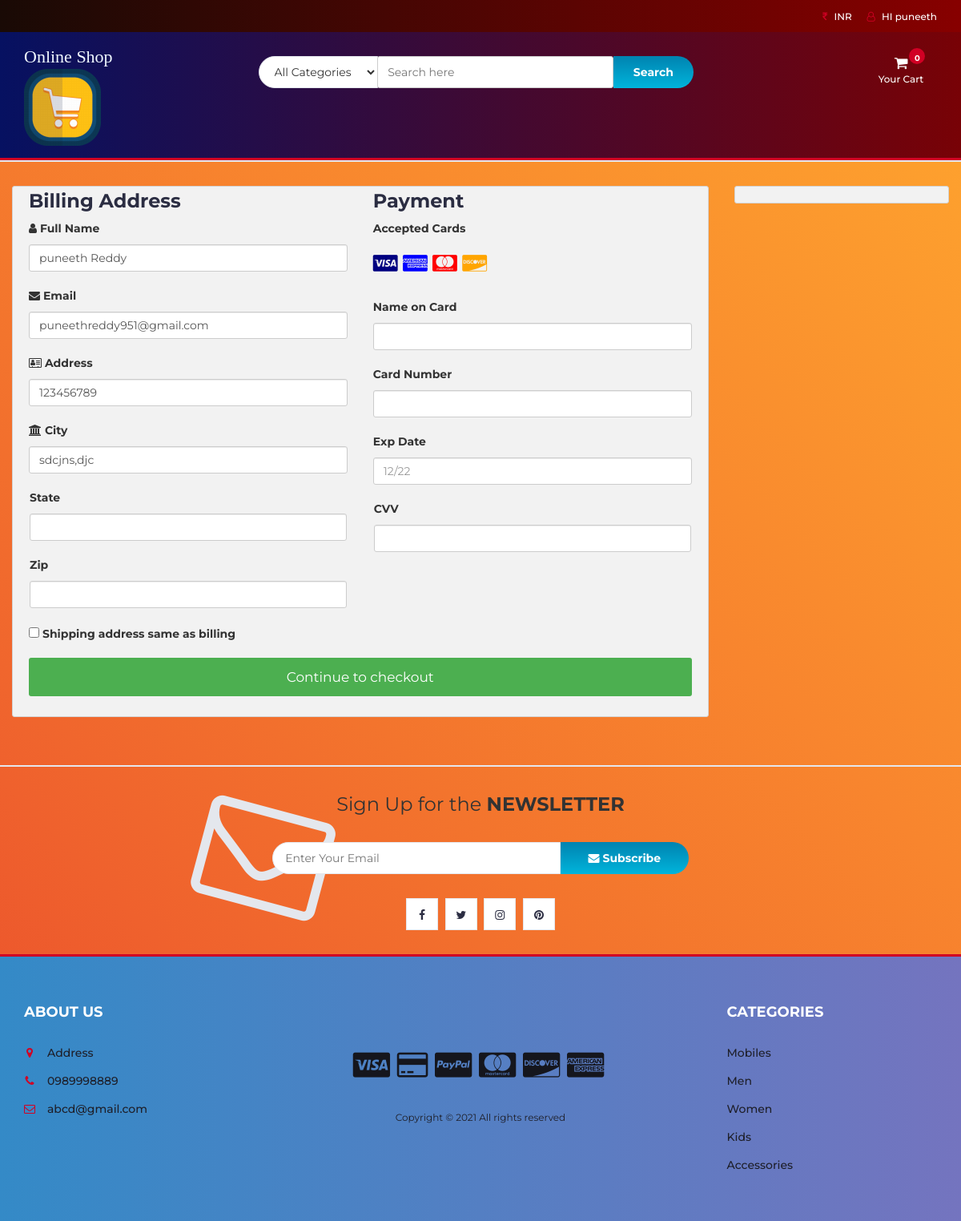
The page /checkout.php (signed in) on the database its author committed.
### tables this page shows
CREATE TABLE `user_info` (
  `user_id` int(10) NOT NULL,
  `first_name` varchar(100) NOT NULL,
  `last_name` varchar(100) NOT NULL,
  `email` varchar(300) NOT NULL,
  `password` varchar(300) NOT NULL,
  `mobile` varchar(10) NOT NULL,
  `address1` varchar(300) NOT NULL,
  `address2` varchar(11) NOT NULL
);

### checkout.php (the view, shortened to what this page needs)
<?php
include "db.php";
include "header.php";
?>
<section class="section">
	<div class="container-fluid">
		<div class="row-checkout">
		<?php
		if(isset($_SESSION["uid"])){
			$sql = "SELECT * FROM user_info WHERE user_id='$_SESSION[uid]'";
			$query = mysqli_query($con,$sql);
			$row=mysqli_fetch_array($query);
		echo'
			<div class="col-75">
				<div class="container-checkout">
				<form id="checkout_form" action="checkout_process.php" method="POST" class="was-validated">
					<div class="row-checkout">
					<div class="col-50">
						<h3>Billing Address</h3>
						<label for="fname"><i class="fa fa-user" ></i> Full Name</label>
						<input type="text" id="fname" class="form-control" name="firstname" pattern="^[a-zA-Z ]+$"  value="'.$row["first_name"].' '.$row["last_name"].'">
						<label for="email"><i class="fa fa-envelope"></i> Email</label>
						<input type="text" id="email" name="email" class="form-control" pattern="^[_a-z0-9-]+(\.[_a-z0-9-]+)*@[a-z0-9]+(\.[a-z]{2,4})$" value="'.$row["email"].'" required>
						<label for="adr"><i class="fa fa-address-card-o"></i> Address</label>
						<input type="text" id="adr" name="address" class="form-control" value="'.$row["address1"].'" required>
						<label for="city"><i class="fa fa-institution"></i> City</label>
						<input type="text" id="city" name="city" class="form-control" value="'.$row["address2"].'" pattern="^[a-zA-Z ]+$" required>
						<div class="row">
						<div class="col-50">
							<label for="state">State</label>
							<input type="text" id="state" name="state" class="form-control" pattern="^[a-zA-Z ]+$" required>
						</div>
						<div class="col-50">
							<label for="zip">Zip</label>
							<input type="text" id="zip" name="zip" class="form-control" pattern="^[0-9]{6}(?:-[0-9]{4})?$" required>
						</div>
						</div>
					</div>
					<div class="col-50">
						<h3>Payment</h3>
						<label for="fname">Accepted Cards</label>
						<div class="icon-container">
						<i class="fa fa-cc-visa" style="color:navy;"></i>
						<i class="fa fa-cc-amex" style="color:blue;"></i>
						<i class="fa fa-cc-mastercard" style="color:red;"></i>
						<i class="fa fa-cc-discover" style="color:orange;"></i>
						</div>
						<label for="cname">Name on Card</label>
						<input type="text" id="cname" name="cardname" class="form-control" pattern="^[a-zA-Z ]+$" required>
						<div class="form-group" id="card-number-field">
                        <label for="cardNumber">Card Number</label>
                        <input type="text" class="form-control" id="cardNumber" name="cardNumber" required>
                    </div>
						<label for="expdate">Exp Date</label>
						<input type="text" id="expdate" name="expdate" class="form-control" pattern="^((0[1-9])|(1[0-2]))\/(\d{2})$" placeholder="12/22"required>
						<div class="row">
						<div class="col-50">
							<div class="form-group CVV">
								<label for="cvv">CVV</label>
								<input type="text" class="form-control" name="cvv" id="cvv" required>
						</div>
						</div>
					</div>
					</div>
					</div>
					<label><input type="CHECKBOX" name="q" class="roomselect" value="conform" required> Shipping address same as billing
					</label>';
					$total=0;
					$total_count=$_POST['total_count'];
				echo'
				<input type="hidden" name="total_count" value="'.$total_count.'">
					<input type="hidden" name="total_price" value="'.$total.'">
					<input type="submit" id="submit" value="Continue to checkout" class="checkout-btn">
				</form>
				</div>
			</div>
			';
		}else{
			echo"<script>window.location.href = 'cart.php'</script>";
		}
		?>
			<div class="col-25">
				<div class="container-checkout">
				</div>
			</div>
		</div>
	</div>
</section>
		<div id="newsletter" class="section">
			<div class="container">
				<div class="row">
					<div class="col-md-12">
						<div class="newsletter">
							<p>Sign Up for the <strong>NEWSLETTER</strong></p>
							<form >
								<input class="input" type="email" placeholder="Enter Your Email">
								<button class="newsletter-btn"><i class="fa fa-envelope"></i> Subscribe</button>
							</form>
							<ul class="newsletter-follow">
								<li>
									<a href="#"><i class="fa fa-facebook"></i></a>
								</li>
								<li>
									<a href="#"><i class="fa fa-twitter"></i></a>
								</li>
								<li>
									<a href="#"><i class="fa fa-instagram"></i></a>
								</li>
								<li>
									<a href="#"><i class="fa fa-pinterest"></i></a>
								</li>
							</ul>
						</div>
					</div>
				</div>
			</div>
		</div>
<?php
include "footer.php";
?>

### header.php (shortened to what this page needs)
<!DOCTYPE html>
<html lang="en">
<head>
	<link type="text/css" rel="stylesheet" href="css/bootstrap.min.css" />
	<link type="text/css" rel="stylesheet" href="css/slick.css" />
	<link type="text/css" rel="stylesheet" href="css/slick-theme.css" />
	<link type="text/css" rel="stylesheet" href="css/nouislider.min.css" />
	<link rel="stylesheet" href="css/font-awesome.min.css">
	<link type="text/css" rel="stylesheet" href="css/style.css" />
	<link type="text/css" rel="stylesheet" href="css/accountbtn.css" />
</head>
<body>
	<header>
		<div id="top-header">
			<div class="container">
				<ul class="header-links pull-right">
					<li><a href="#"><i class="fa fa-inr"></i> INR</a></li>
					<li><?php
						include "db.php";
						if (isset($_SESSION["uid"])) {
							$sql = "SELECT first_name FROM user_info WHERE user_id='$_SESSION[uid]'";
							$query = mysqli_query($con, $sql);
							$row = mysqli_fetch_array($query);
							echo '
                               <div class="dropdownn">
                                  <a href="#" class="dropdownn" data-toggle="modal" data-target="#myModal" ><i class="fa fa-user-o"></i> HI ' . $row["first_name"] . '</a>
                                  <div class="dropdownn-content">
                                    <a href="" data-toggle="modal" data-target="#profile"><i class="fa fa-user-circle" aria-hidden="true" ></i>My Profile</a>
                                    <a href="logout.php"  ><i class="fa fa-sign-in" aria-hidden="true"></i>Log out</a>
                                  </div>
                                </div>';
						}
						?>
					</li>
				</ul>
			</div>
		</div>
		<div id="header">
			<div class="container">
				<div class="row">
					<div class="col-md-3">
						<div class="header-logo">
							<a href="index.php" class="logo">
								<font style="font-style:normal; font-size: 22px;color: aliceblue;font-family: serif">
									Online Shop
								</font>
								<img src="./img/logohome.png" alt="logo" width="96" height="96" />
							</a>
						</div>
					</div>
					<div class="col-md-6">
						<div class="header-search">
							<form>
								<select class="input-select">
									<option value="0">All Categories</option>
								</select>
								<input class="input" id="search" type="text" placeholder="Search here">
								<button type="submit" id="search_btn" class="search-btn">Search</button>
							</form>
						</div>
					</div>
					<div class="col-md-3 clearfix">
						<div class="header-ctn">
							<div class="dropdown">
								<a class="dropdown-toggle" data-toggle="dropdown" aria-expanded="true">
									<i class="fa fa-shopping-cart"></i>
									<span>Your Cart</span>
									<div class="badge qty">0</div>
								</a>
							</div>
						</div>
					</div>
				</div>
			</div>
		</div>
	</header>
	<nav id='navigation'>
	</nav>
</body>

### css/style.css (style rules this page uses)
body { font-family: 'Montserrat', sans-serif; font-weight: 400; background-image: linear-gradient(-134deg, #FFA62E 0%, #FB962E 20%, #F8852E 40%, #F3742D 60%, #EF612D 80%, #EA4D2C 100%); }
h1, h2, h3, h4, h5, h6 { color: #2B2D42; font-weight: 700; margin: 0 0 10px; }
a { color: #2B2D42; font-weight: 500; -webkit-transition: 0.2s color; transition: 0.2s color; }
ul, ol { margin: 0; padding: 0; list-style: none }
.input { height: 40px; padding: 0px 15px; border: 1px solid #E4E7ED; background-color: #FFF; width: 100%; }
.input-select { padding: 0px 15px; background: #FFF; border: 1px solid #E4E7ED; height: 40px; }
.section { padding-top: 30px; padding-bottom: 30px; }
#top-header { padding-top: 10px; padding-bottom: 10px; background-color: #1E1F29; }
.header-links li { display: inline-block; margin-right: 15px; font-size: 12px; }
.header-links li:last-child { margin-right: 0px; }
.header-links li a { color: #FFF; }
.header-links li i { color: #D10024; margin-right: 5px; }
#header { padding-top: 15px; padding-bottom: 15px; background-image: linear-gradient(-135deg, #FF6CAB 0%, #F660BC 10%, #EC53CD 20%, #E045DE 30%, #D335EE 40%, #C323FF 50%, #B53AFF 60%, #A749FF 70%, #9854FF 80%, #865EFF 90%, #7366FF 100%); }
.header-logo { float: left; }
.header-logo .logo img { display: block; }
.header-search { padding: 15px 0px; }
.header-search form { position: relative; }
.header-search form .input-select { margin-right: -4px; border-radius: 40px 0px 0px 40px; }
.header-search form .input { width: calc(100% - 260px); margin-right: -4px; }
.header-search form .search-btn { height: 40px; width: 100px; background: #00B4DB; background: -webkit-linear-gradient(to bottom, #0083B0, #00B4DB); background: linear-gradient(to bottom, #0083B0, #00B4DB); color: #FFF; font-weight: 700; border: none; border-radius: 0px 40px 40px 0px; }
.header-ctn { float: right; padding: 15px 0px; }
.header-ctn>div { display: inline-block; }
.header-ctn>div>a { display: block; position: relative; width: 90px; text-align: center; color: #FFF; }
.header-ctn>div>a>i { display: block; font-size: 18px; }
.header-ctn>div>a>span { font-size: 12px; }
.header-ctn>div>a>.qty { position: absolute; right: 15px; top: -10px; width: 20px; height: 20px; line-height: 20px; text-align: center; border-radius: 50%; font-size: 10px; color: #FFF; background-color: #D10024; }
#navigation { background: #FFF; border-bottom: 2px solid #E4E7ED; border-top: 3px solid #D10024; }
#newsletter.section { border-top: 2px solid #E4E7ED; border-bottom: 3px solid #D10024; margin-top: 30px; }
.newsletter { text-align: center; }
.newsletter p { font-size: 24px; }
.newsletter form { position: relative; max-width: 520px; margin: 30px auto; }
.newsletter form:after { content: "\f003"; font-family: FontAwesome; position: absolute; font-size: 160px; color: #E4E7ED; top: 15px; -webkit-transform: translateY(-50%) rotate(15deg); -ms-transform: translateY(-50%) rotate(15deg); transform: translateY(-50%) rotate(15deg); z-index: -1; left: -90px; }
.newsletter form .input { width: calc(100% - 160px); margin-right: -4px; border-radius: 40px 0px 0px 40px; }
.newsletter form .newsletter-btn { width: 160px; height: 40px; font-weight: 700; background: #00B4DB; background: -webkit-linear-gradient(to bottom, #0083B0, #00B4DB); background: linear-gradient(to bottom, #0083B0, #00B4DB); color: #FFF; border: none; border-radius: 0px 40px 40px 0px; }
.newsletter .newsletter-follow { text-align: center; }
.newsletter .newsletter-follow li { display: inline-block; margin-right: 5px; }
.newsletter .newsletter-follow li:last-child { margin-right: 0px; }
.newsletter .newsletter-follow li a { position: relative; display: block; width: 40px; height: 40px; text-align: center; line-height: 40px; border: 1px solid #E4E7ED; background-color: #FFF; -webkit-transition: 0.2s all; transition: 0.2s all; }

### css/accountbtn.css (style rules this page uses)
.dropdownn { position: relative; display: inline-block; }

### header.php (style rules this page uses)
#navigation { background: #FF4E50; background: -webkit-linear-gradient(to right, #F9D423, #FF4E50); background: linear-gradient(to right, #F9D423, #FF4E50); }
#header { background: #780206; background: -webkit-linear-gradient(to right, #061161, #780206); background: linear-gradient(to right, #061161, #780206); }
#top-header { background: #870000; background: -webkit-linear-gradient(to right, #190A05, #870000); background: linear-gradient(to right, #190A05, #870000); }

### rows shown on the page
user_info: first_name "puneeth", firstname "puneeth Reddy", email "puneethreddy951@gmail.com", address "123456789", city "sdcjns,djc"
